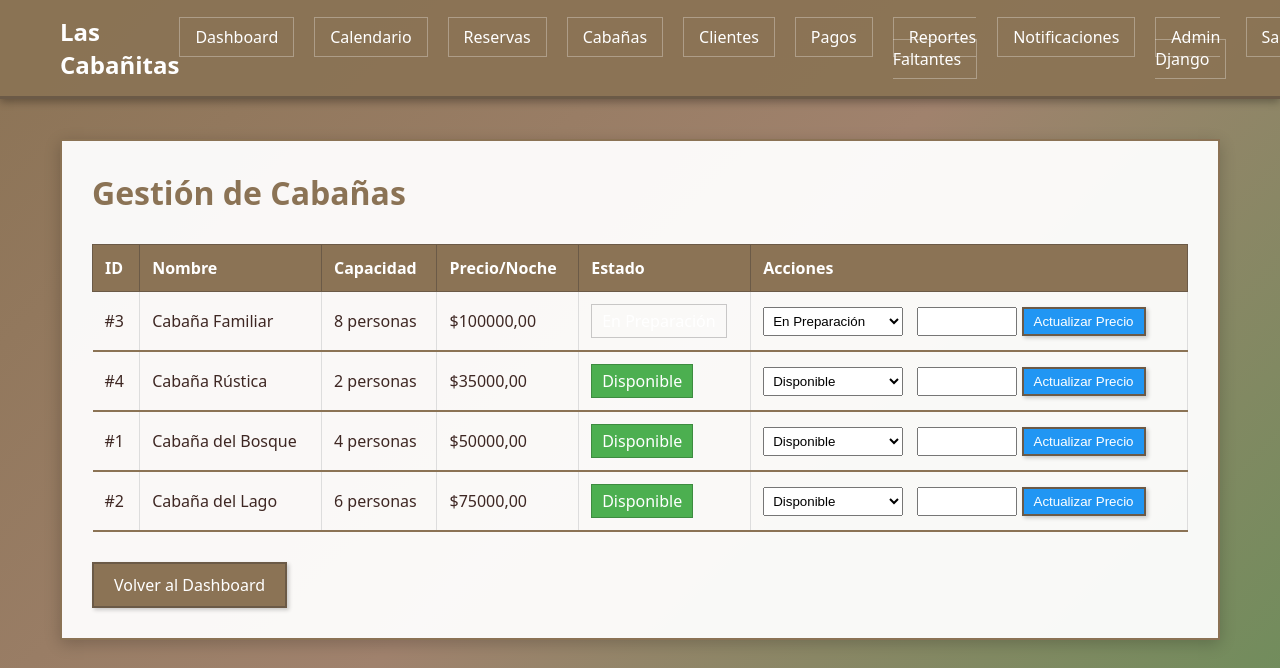
Before: /administrador/cabañas/ (signed in) with the older database file.
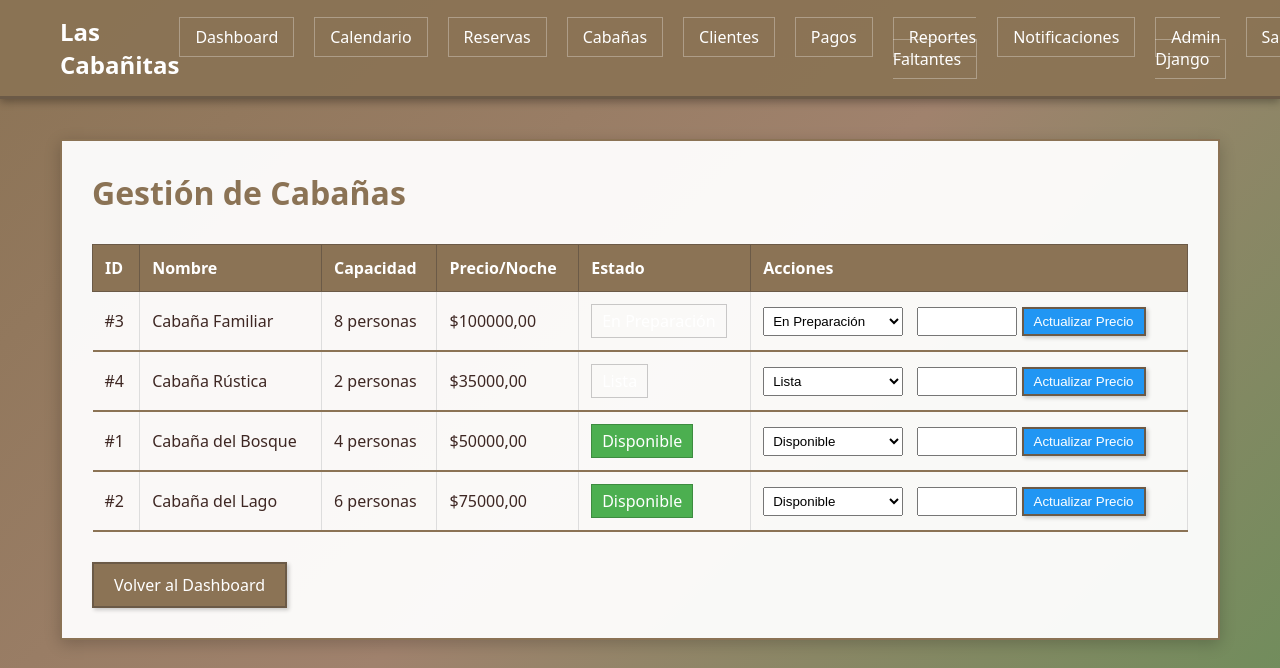
After: the same page with the newer database file.
### gestion/models.py (models this page shows, shortened)
class Cabaña(models.Model):
    ESTADOS = [
        ('lista', 'Lista'),
        ('en_preparacion', 'En Preparación'),
        ('pendiente', 'Pendiente'),
        ('mantenimiento', 'En Mantenimiento'),
        ('disponible', 'Disponible'),  # Mantener para compatibilidad
        ('ocupada', 'Ocupada'),
        ('reservada', 'Reservada'),
    ]
    idCabaña = models.AutoField(primary_key=True)
    nombre = models.CharField(max_length=100)
    capacidad = models.IntegerField()
    estado = models.CharField(max_length=20, choices=ESTADOS, default='disponible')
    precioNoche = models.DecimalField(max_digits=10, decimal_places=2)
    class Meta:
        db_table = 'cabana'
        verbose_name = "Cabaña"
        verbose_name_plural = "Cabañas"

### gestion/views.py (called while the page is built, shortened)
@administrador_required
def gestion_cabañas(request):
    cabañas = Cabaña.objects.all().order_by('nombre')
    return render(request, 'admin/gestion_cabañas.html', {'cabañas': cabañas})

### gestion/templates/admin/gestion_cabañas.html (shortened to what this page needs)
{% extends 'base.html' %}
{% block content %}
<h1 class="page-title">Gestión de Cabañas</h1>
{% if cabañas %}
    <table>
        <thead>
            <tr>
                <th>ID</th>
                <th>Nombre</th>
                <th>Capacidad</th>
                <th>Precio/Noche</th>
                <th>Estado</th>
                <th>Acciones</th>
            </tr>
        </thead>
        <tbody>
            {% for cabaña in cabañas %}
            <tr>
                <td>#{{ cabaña.idCabaña }}</td>
                <td>{{ cabaña.nombre }}</td>
                <td>{{ cabaña.capacidad }} personas</td>
                <td>${{ cabaña.precioNoche }}</td>
                <td>
                    <span class="status-badge-inline status-{{ cabaña.estado }}">
                        {{ cabaña.get_estado_display }}
                    </span>
                </td>
                <td>
                    <form method="post" style="display: inline-block;">
                        <select name="estado" onchange="this.form.submit()" style="padding: 5px;">
                            <option value="lista" {% if cabaña.estado == 'lista' %}selected{% endif %}>Lista</option>
                            <option value="en_preparacion" {% if cabaña.estado == 'en_preparacion' %}selected{% endif %}>En Preparación</option>
                            <option value="disponible" {% if cabaña.estado == 'disponible' %}selected{% endif %}>Disponible</option>
                        </select>
                    </form>
                    <form method="post" style="display: inline-block; margin-left: 10px;">
                        <input type="number" name="precio" value="{{ cabaña.precioNoche }}" step="0.01" min="0" style="width: 100px; padding: 5px;">
                        <button type="submit" class="btn btn-primary" style="padding: 5px 10px;">Actualizar Precio</button>
                    </form>
                </td>
            </tr>
            {% endfor %}
        </tbody>
    </table>
{% else %}
    <div class="card">
        <p>No hay cabañas registradas.</p>
    </div>
{% endif %}
<div class="mt-30">
    <a href="{% url 'dashboard_admin' %}" class="btn">Volver al Dashboard</a>
</div>
{% endblock %}

Changed rows visible on the page:
changed Cabaña "Cabaña Rústica": estado "Disponible" → "Lista"; estado "Disponible" → (not shown)
